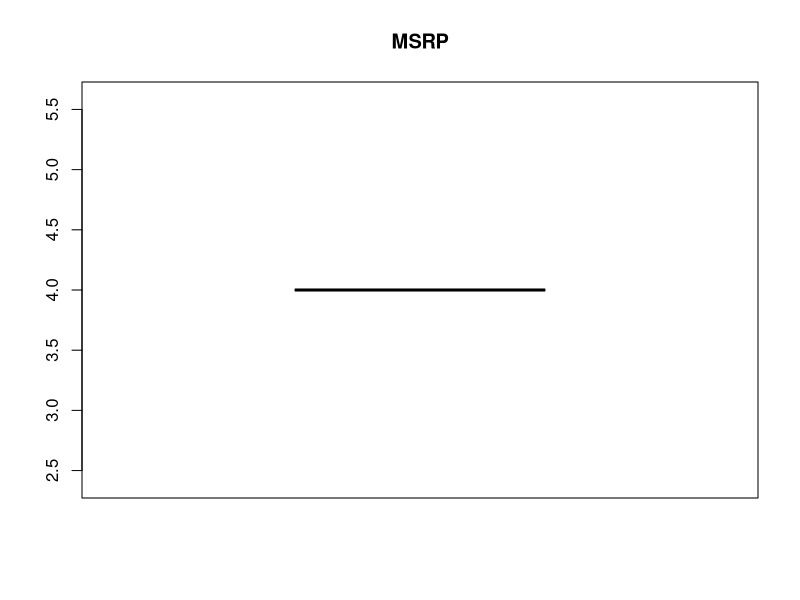
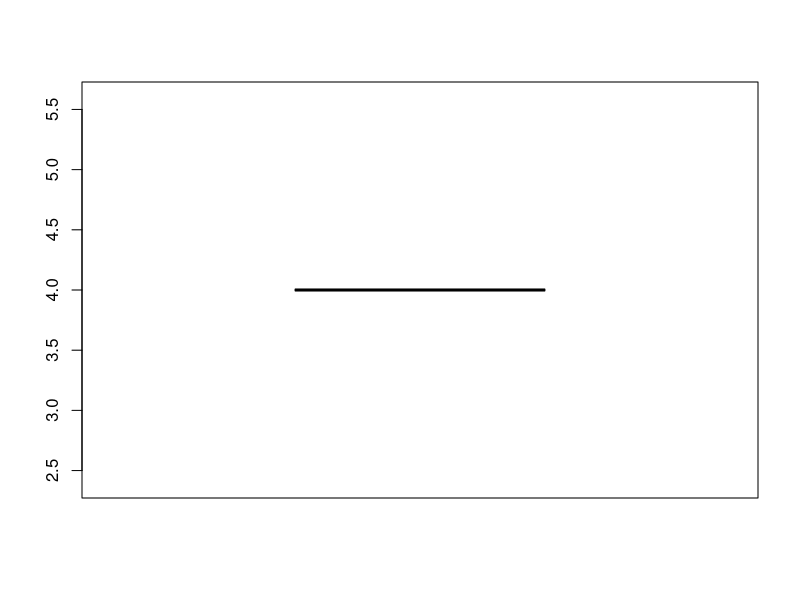
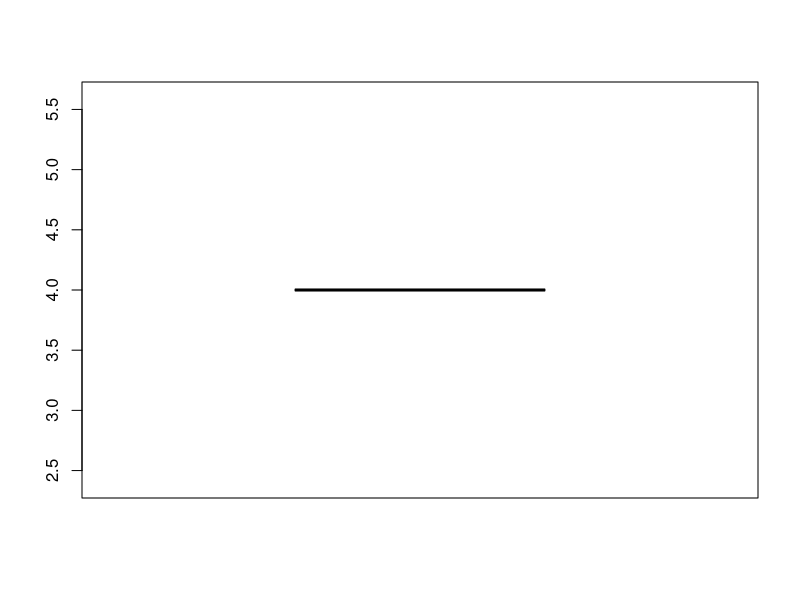
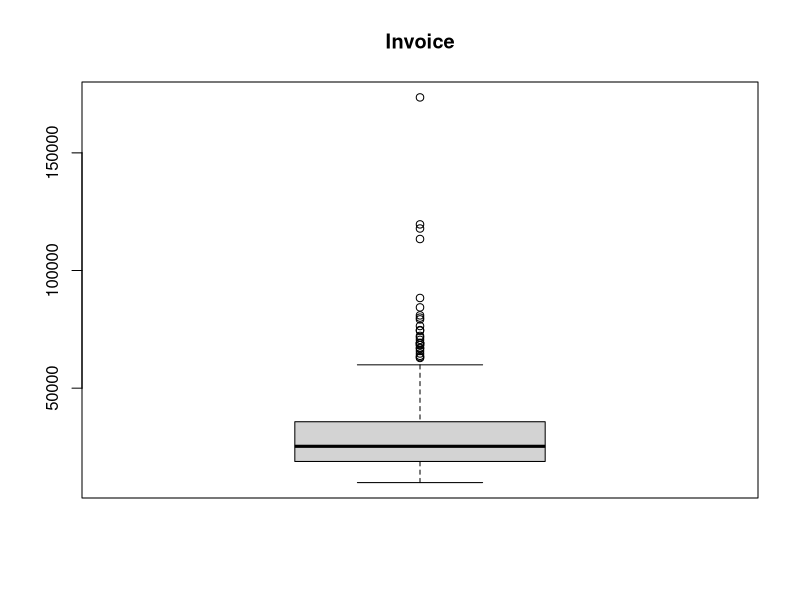
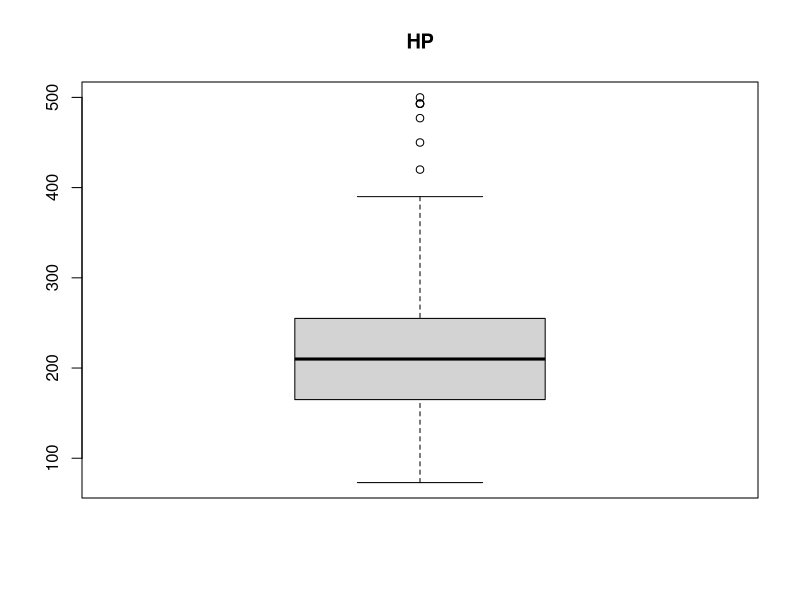
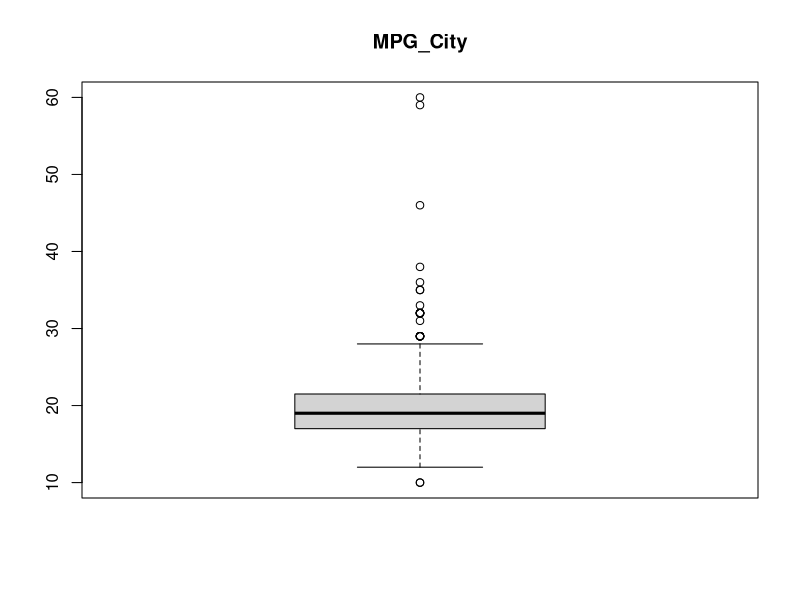
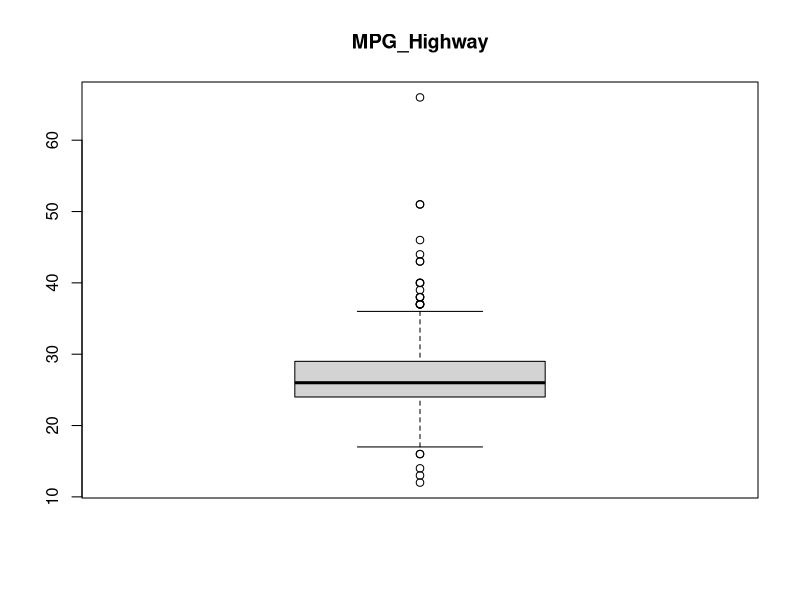
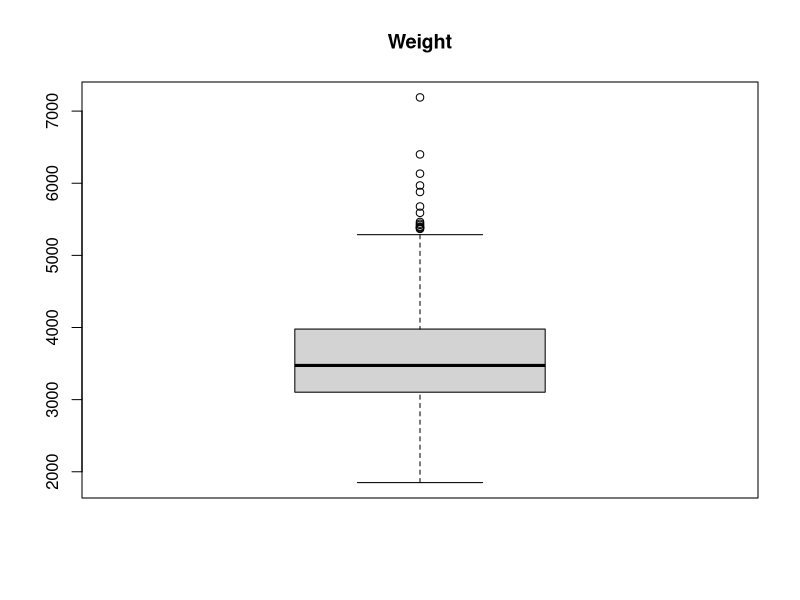

The R source for these figures, in order:
## ---- chunk 1
library(tidyverse)
## ---- chunk 2
# Read the data file 
cars <- read.csv("CARS.csv")
names(cars)

# Change "make" column name
colnames(cars)[1] <- "Make"
names(cars)
## ---- chunk 3
str(cars) ## Doing necessary structural transformations
cars$Cylinders <- as.factor(cars$Cylinders) # Convert cylilnder from int to factor
cars$Model <- as.character(cars$Model) # Convert Model from factor to character
## ---- chunk 4
# Methods to convert currency that didn't work
cars$MSRP <- as.numeric(cars$MSRP)

cars1 <- cars
as.integer(cars1$MSRP)
as.numeric(sub('$','',as.character(cars1$MMSRP),fixed=TRUE))
as.numeric(sub("\\$","", cars1$MSRP))
## ---- chunk 5
# Convert currency from factor to number function
convertCurrency <- function(currency) {
  currency1 <- sub('$','',as.character(currency),fixed=TRUE)
  currency2 <- as.numeric(gsub('\\,','',as.character(currency1))) 
  currency2
}

cars1$MSRP <- convertCurrency(cars1$MSRP)
rm(cars1)
## ---- chunk 6
cars$MSRP <- convertCurrency(cars$MSRP)
cars$Invoice <- convertCurrency(cars$Invoice)

str(cars)

## NOW, the dataset is in the format reuqired for analysis
## ---- chunk 7
sum(is.na(cars)) # Missing values in cars dataset
which(is.na(cars), arr.ind = TRUE) # Index of missing values

# Missing value analysis
table(complete.cases(cars))
cars[!complete.cases(cars),] # Selecting observations with missing data

cars %>% filter(cars$Make == "Mazda" & cars$EngineSize < 2) %>% View()
cars %>% filter(cars$Make == "Mazda" & cars$EngineSize > 1) %>% View()

# Imputing "4" for missing values after the analysis
cars[is.na(cars)] <- 4

# Checking the imputation
table(complete.cases(cars))
## ---- chunk 8
# Sampling - using simple random sampling
train_size <- floor(0.75 * nrow(cars)) # Set size of training dataset
set.seed(123)
train <- sample(seq_len(nrow(cars)), size = train_size) # Generates random numbers

train_set <- cars[train, ]
test_set <- cars[-train, ]

rm(train, train_size)
## ---- chunk 9
summary(cars)
str(cars)

# Using Turkey's method of outlier detection
boxplot(cars$MSRP, main = "MSRP")
boxplot.stats(cars$MSRP)
summary(cars$MSRP)
length(boxplot(cars$MSRP)$out)/nrow(cars) # 6.3% of data is outlying
outliers <- boxplot(cars$MSRP)$out
outliers_index <- which(cars$MSRP %in% outliers) # Returns indexes of outliers


boxplot(cars$Invoice, main = "Invoice")
boxplot.stats(cars$Invoice)
length(boxplot.stats(cars$Invoice)$out)/nrow(cars) # same 6.3% of data is outlying

boxplot(cars$Horsepower, main = "HP")
boxplot.stats(cars$Horsepower)
length(boxplot.stats(cars$Horsepower)$out)/nrow(cars) # 1.6% of data is outlying

boxplot(cars$MPG_City, main = "MPG_City")
boxplot.stats(cars$MPG_City)
length(boxplot.stats(cars$MPG_City)$out)/nrow(cars) # 5.8% of data is outlying

boxplot(cars$MPG_Highway, main = "MPG_Highway")
boxplot.stats(cars$MPG_Highway)
length(boxplot.stats(cars$MPG_Highway)$out)/nrow(cars) # 5.6% of data is outlying

boxplot(cars$Weight, main = "Weight")
boxplot.stats(cars$Weight)
length(boxplot.stats(cars$Weight)$out)/nrow(cars) # 3.2% of data is outlying

boxplot(cars$Wheelbase, main = "Wheelbase")
boxplot.stats(cars$Wheelbase)
length(boxplot.stats(cars$Wheelbase)$out)/nrow(cars) # 4.4% of data is outlying

boxplot(cars$Length, main = "Length")
boxplot.stats(cars$Length)
length(boxplot.stats(cars$Length)$out)/nrow(cars) # 3.7% of data is outlying
## ---- chunk 10

## ---- chunk 11

